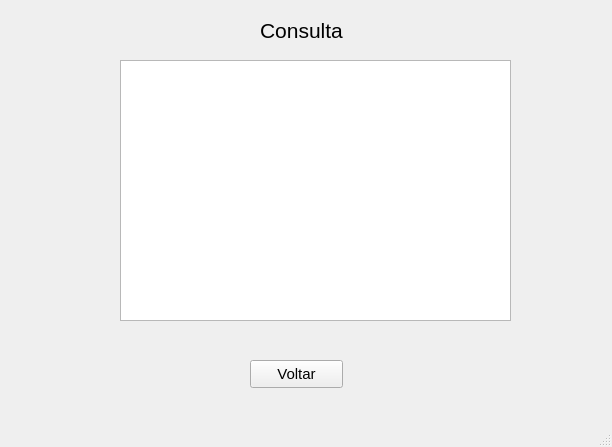
<?xml version="1.0" encoding="UTF-8"?>
<ui version="4.0">
 <class>MainWindow</class>
 <widget class="QMainWindow" name="MainWindow">
  <property name="geometry">
   <rect>
    <x>0</x>
    <y>0</y>
    <width>612</width>
    <height>447</height>
   </rect>
  </property>
  <property name="windowTitle">
   <string>MainWindow</string>
  </property>
  <widget class="QWidget" name="centralwidget">
   <widget class="QTextBrowser" name="obj_branco">
    <property name="geometry">
     <rect>
      <x>120</x>
      <y>60</y>
      <width>391</width>
      <height>261</height>
     </rect>
    </property>
    <property name="font">
     <font>
      <pointsize>14</pointsize>
     </font>
    </property>
   </widget>
   <widget class="QLabel" name="label">
    <property name="geometry">
     <rect>
      <x>260</x>
      <y>20</y>
      <width>121</width>
      <height>21</height>
     </rect>
    </property>
    <property name="font">
     <font>
      <pointsize>16</pointsize>
     </font>
    </property>
    <property name="text">
     <string>Consulta</string>
    </property>
   </widget>
   <widget class="QPushButton" name="btn_voltar">
    <property name="geometry">
     <rect>
      <x>250</x>
      <y>360</y>
      <width>93</width>
      <height>28</height>
     </rect>
    </property>
    <property name="font">
     <font>
      <pointsize>11</pointsize>
     </font>
    </property>
    <property name="text">
     <string>Voltar</string>
    </property>
   </widget>
  </widget>
  <widget class="QMenuBar" name="menubar">
   <property name="geometry">
    <rect>
     <x>0</x>
     <y>0</y>
     <width>612</width>
     <height>26</height>
    </rect>
   </property>
  </widget>
  <widget class="QStatusBar" name="statusbar"/>
 </widget>
 <resources/>
 <connections/>
</ui>
